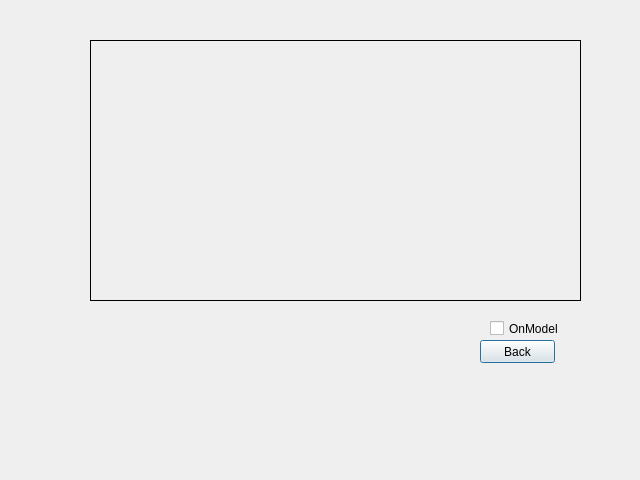
<?xml version="1.0" encoding="UTF-8"?>
<ui version="4.0">
 <class>Dialog</class>
 <widget class="QDialog" name="Dialog">
  <property name="geometry">
   <rect>
    <x>0</x>
    <y>0</y>
    <width>640</width>
    <height>480</height>
   </rect>
  </property>
  <property name="windowTitle">
   <string>Dialog</string>
  </property>
  <widget class="QLabel" name="label">
   <property name="geometry">
    <rect>
     <x>90</x>
     <y>40</y>
     <width>491</width>
     <height>261</height>
    </rect>
   </property>
   <property name="frameShape">
    <enum>QFrame::Box</enum>
   </property>
   <property name="frameShadow">
    <enum>QFrame::Plain</enum>
   </property>
   <property name="text">
    <string/>
   </property>
  </widget>
  <widget class="QCheckBox" name="onmodel">
   <property name="geometry">
    <rect>
     <x>490</x>
     <y>320</y>
     <width>70</width>
     <height>17</height>
    </rect>
   </property>
   <property name="text">
    <string>OnModel</string>
   </property>
  </widget>
  <widget class="QPushButton" name="backk">
   <property name="geometry">
    <rect>
     <x>480</x>
     <y>340</y>
     <width>75</width>
     <height>23</height>
    </rect>
   </property>
   <property name="text">
    <string>Back</string>
   </property>
  </widget>
 </widget>
 <resources/>
 <connections/>
</ui>
